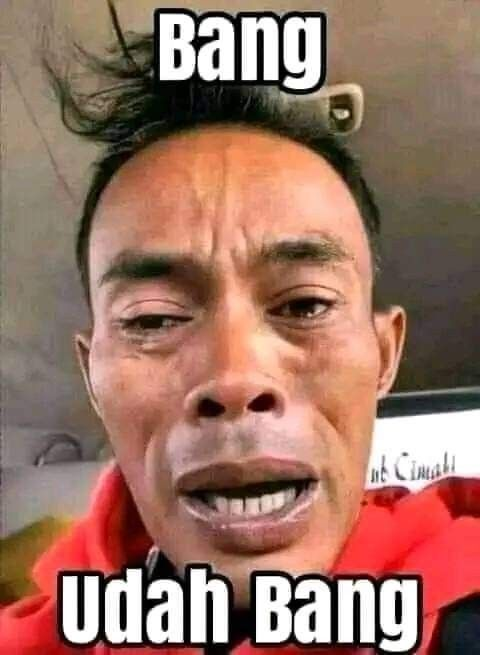
#> input picture 02-02-Detection/images/ed3c5668f6c93125b59254f476c259a5.jpg, 480 x 655 px, found by its file name
$ python besic1opencv.py
#> lines starting #> are read from the running program, lines starting #| are printed output that depends on the picture
import os
os.system("cls")

#accessing opencv module
import cv2
import imutils

#load the image
image = cv2.imread("C:\\PRAXIS_AI\\02-02-Detection\\images\\ed3c5668f6c93125b59254f476c259a5.jpg")
#> image is the input picture: shape (655, 480, 3); mean B, G, R 100.1, 115.2, 155.5

#check image size
height,width,depth =image.shape
#> height = 655; width = 480; depth = 3
print("image size:",height,width,depth)
#| image size: 655 480 3

cv2.imshow("bangudah", image)
cv2.waitKey(0)

 #resize the image to 200x200px, ignoring aspect ratio
resized = cv2.resize(image, (200, 200))
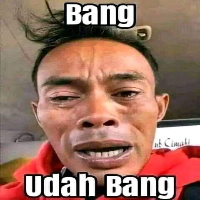
#> resized: shape (200, 200, 3); mean B, G, R 99.9, 115, 155.2
cv2.imshow("Fixed Resizing", resized)
cv2.waitKey(0)

#cropping
roi = image[60:160, 320:420]
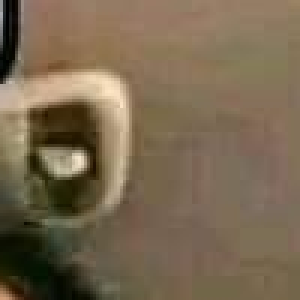
#> roi: shape (100, 100, 3) (shown 3 times larger); mean B, G, R 79.9, 103.6, 120.6
cv2.imshow("ROI", roi)
cv2.waitKey(0)

# rotation can also be easily accomplished via imutils with less code
rotated = imutils.rotate(image, -45)
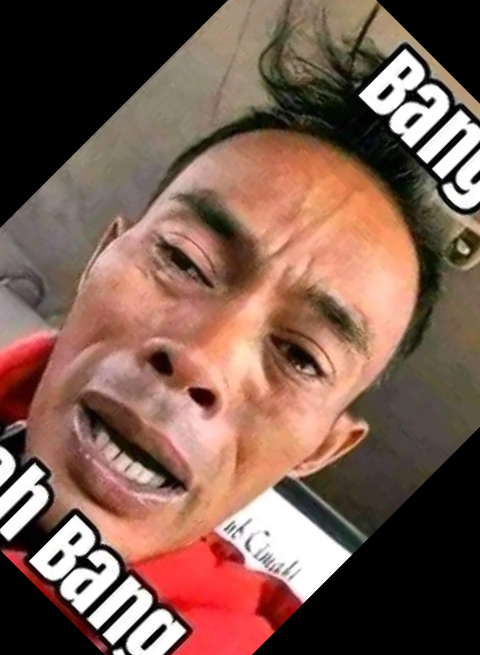
#> rotated: shape (655, 480, 3); mean B, G, R 80.4, 92.7, 124.8
cv2.imshow("Imutils Rotation", rotated)
cv2.waitKey(0)

# apply a Gaussian blur with a 11x11 kernel to the image to smooth it,
# useful when reducing high frequency noise
blurred = cv2.GaussianBlur(image, (11, 11), 0)
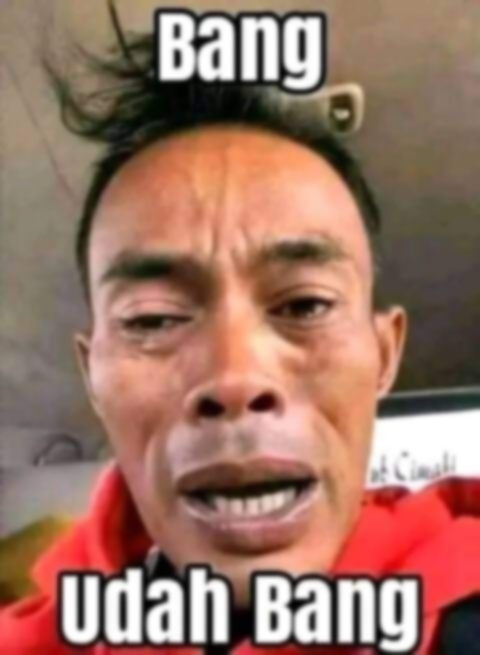
#> blurred: shape (655, 480, 3); mean B, G, R 100.1, 115.2, 155.5
cv2.imshow("Blurred", blurred)
cv2.waitKey(0)

# draw a 2px thick red rectangle surrounding the face
output = image.copy()
cv2.rectangle(output, (59,150), (400,600), (0, 0, 255), 2)
cv2.imshow("Rectangle", output)
cv2.waitKey(0)

# draw a blue 20px (filled in) circle on the image centered at
# x=300,y=150
output = image.copy()
cv2.circle(output, (300, 150), 20, (255, 0, 0), 3)
cv2.imshow("Circle", output)
cv2.waitKey(0)

# draw a 5px thick red line from x=60,y=20 to x=400,y=200
output = image.copy()
cv2.line(output, (60, 20), (400, 200), (0, 0, 255), 5)
cv2.line(output,(60, 200),(400,20), (0, 0, 255), 5)
cv2.imshow("Line", output)
cv2.waitKey(0)

# draw green text on the image
output = image.copy()
cv2.putText(output, "Odading mang oleh", (10, 25),
cv2.FONT_HERSHEY_SIMPLEX, 0.7, (0, 255, 0), 2)
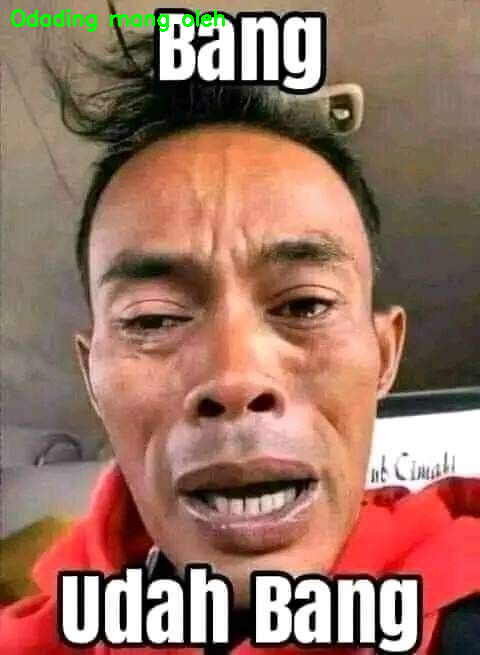
#> output: shape (655, 480, 3); mean B, G, R 99.5, 115.7, 154.7
cv2.imshow("Text", output)
cv2.waitKey(0)
